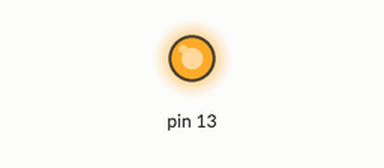
This sketch was run on a simulated Arduino Uno, built with avr-gcc and run on an emulated ATmega328P. Parts: output pins drawn as LEDs (lit = HIGH).

Above: at 1.5 s.
At 6.4 s:
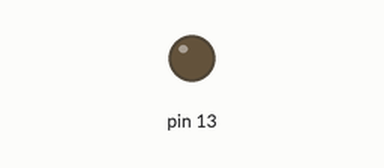
Timing chart, 0 to 9.1 s (numbered marks = the images above):
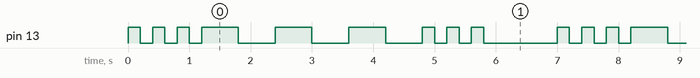

The sketch:

SOS.ino
```cpp
void setup() {
  // initialize digital pin LED_BUILTIN as an output.
  pinMode(13, OUTPUT);
}

void loop() {
  // S.O.S. in morse code
  for (int x = 0; x < 3; x++) {
    digitalWrite(13, HIGH);
    delay(200);
    digitalWrite(13, LOW);
    delay(200);
  }
  for (int x = 0; x < 3; x++) {
    digitalWrite(13, HIGH);
    delay(600);
    digitalWrite(13, LOW);
    delay(600);
  }
  for (int x = 0; x < 3; x++) {
    digitalWrite(13, HIGH);
    delay(200);
    digitalWrite(13, LOW);
    delay(200);
  }

  digitalWrite(13,LOW);
  delay(1000);
}
```

Measured:
- by itself, pin 13: repeats every 7.0 s: 2 × (LOW 0.20 s, HIGH 0.20 s), LOW 0.20 s, 3 × (HIGH 0.60 s, LOW 0.60 s), 2 × (HIGH 0.20 s, LOW 0.20 s), HIGH 0.20 s, LOW 1.2 s, HIGH 0.20 s
- by itself, everything shown: repeats every 7.0 s, in 18 steps
